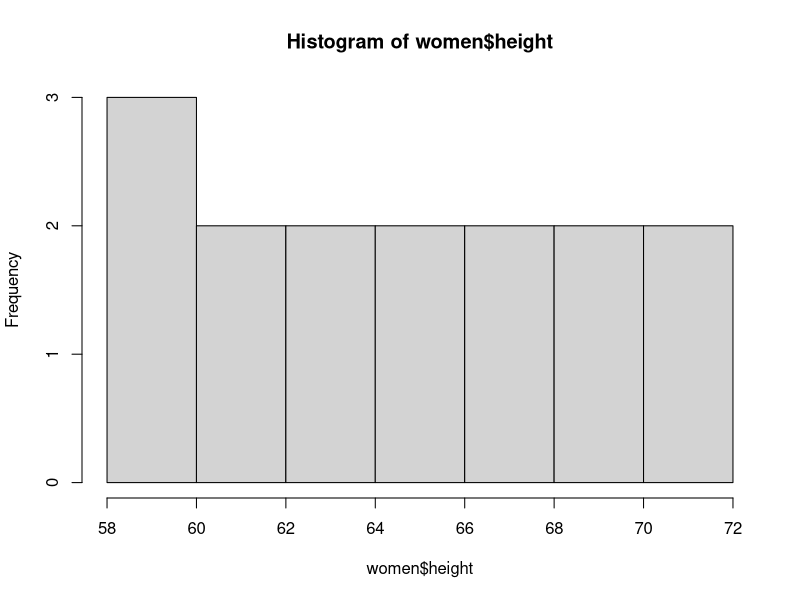
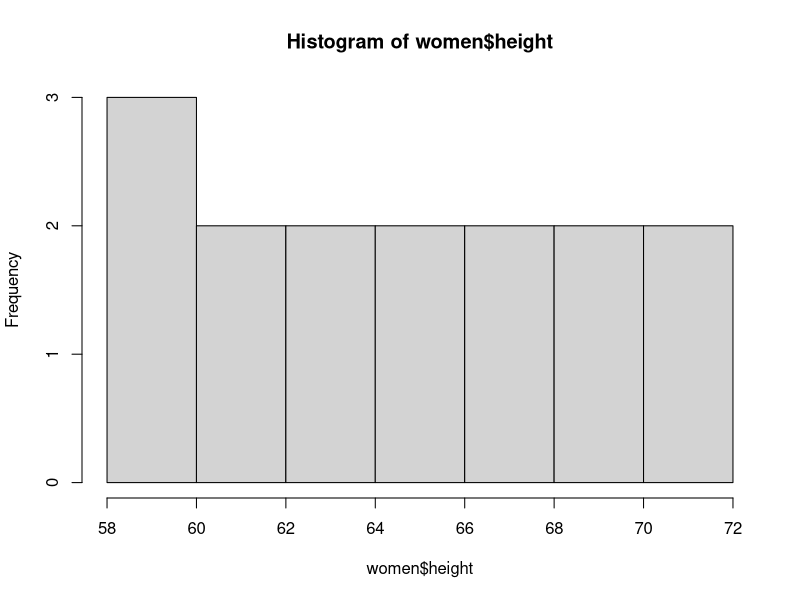
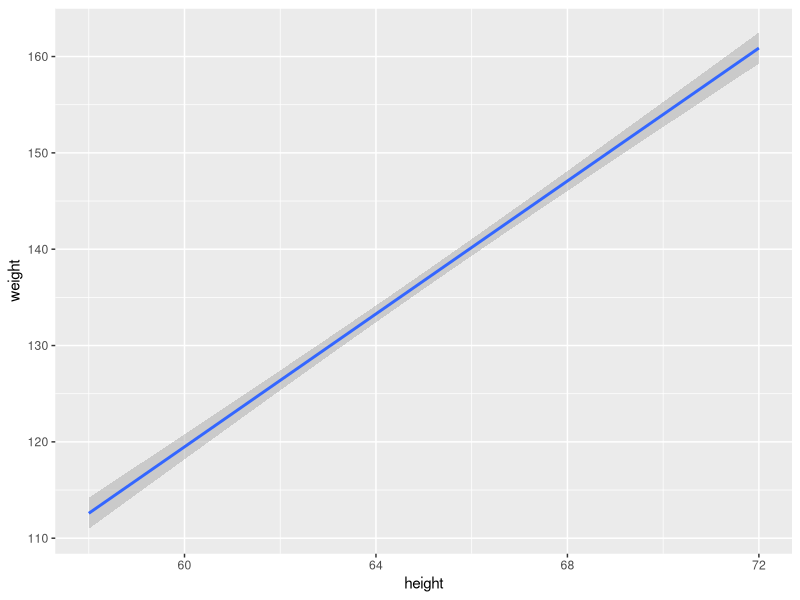

Here is the R script that generated these plots, in order:
## ---- chunk 1
women
## ---- chunk 2
str(women)
## ---- chunk 3
cor(women$height,women$weight)
## ---- chunk 4
plot(hist(women$height))
## ---- chunk 5
library(tidyverse)
women %>% 
  ggplot(aes(x=height, y=weight))+
  geom_smooth(method ="lm", se =TRUE)
## ---- chunk 6
women %>% 
  lm(women$height ~ women$weight, data =.) %>% 
  summary()
## ---- chunk 7
cor.test(women$height, women$weight)
